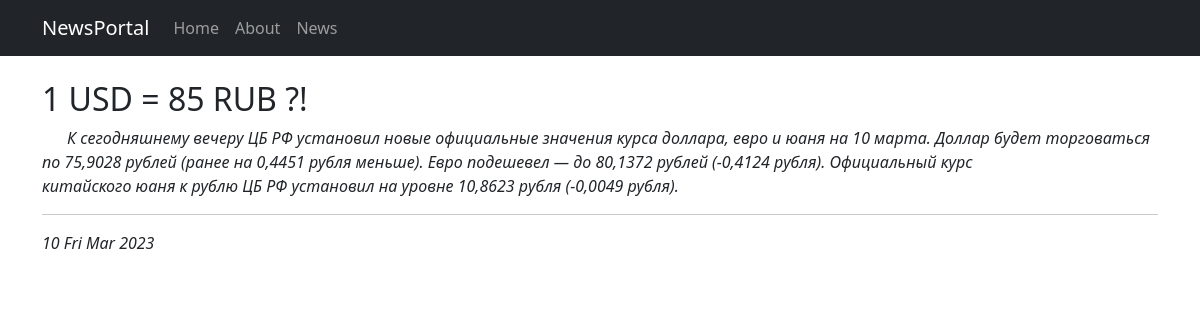
The page /news/2 on the database its author committed.
### news/models.py (models this page shows, shortened)
class Post(models.Model):
    objects = None
    article = 'art'
    news = 'news'
    PUBLICATION = [
        (article, 'Статья'),
        (news, 'Новость'),
    ]
    postAuthor = models.ForeignKey(Author, on_delete=models.CASCADE)
    categoryType = models.CharField(max_length=4, choices=PUBLICATION, default=news)
    title = models.CharField(max_length=255)
    time_in_Post = models.DateTimeField(auto_now_add=True)
    time_out = models.DateTimeField(null=True)
    postCategory = models.ManyToManyField(Category, through='PostCategory')
    text = models.TextField()
    rating = models.IntegerField(default=0)

### news/views.py (the view)
# urls.py: path('<int:pk>', PostDetail.as_view()),
class PostDetail(DetailView):
    model = Post
    template_name = 'flatpages/post.html'
    context_object_name = 'post'

### news/templatetags/custom_filters.py (called while the page is built)
@register.filter()
def censor(text):
    bad_words = ('теннисист', 'ракетка', 'чемпионата', 'usd', 'российский')
    if type(text) == str:
        for word in text.split():
            if word.lower() in bad_words:
                text = text.replace(word, f"{word[0]}{'*' * (len(word) - 1)}")
    else:
        raise ValueError('Данные не являются строкой')
    return text

### templates/flatpages/post.html (shortened to what this page needs)
{% extends 'flatpages/default.html' %}
{% load custom_filters %}
{% block content %}
<br>
<h2 style="text-align: left;">{{post.title}}</h2>
<p style="text-align: left; text-indent: 25px;"><em>{{post.text| censor}}<br/></em></p><hr>
<p style="text-align: left;"><em>{{post.time_out|date:'d D M Y'}}</em></p>
{% endblock content %}

### rows shown on the page
Post: title "1 USD = 85 RUB ?!", text|censor "К сегодняшнему вечеру ЦБ РФ установил новые официальные значения курса доллара, евро и юаня на 10 марта. Доллар будет торговаться по 75,9028 рублей (ранее на 0,4451 рубля меньше). Евро подешевел — до 80,1372 рублей (-0,4124 рубля). Официальный курс китайского юаня к рублю ЦБ РФ установил на уровне 10,8623 рубля (-0,0049 рубля).", time_out "10 Fri Mar 2023"
